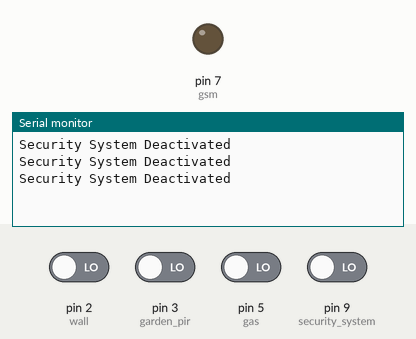
Simulated run of this sketch. Board: Arduino Uno, built with avr-gcc and run on an emulated ATmega328P. Shown: output pins drawn as LEDs (lit = HIGH), the last lines printed to the serial monitor. Inputs (shaded band) come from the test bench; at power-on: pin 2 (wall), pin 3 (garden_pir), pin 5 (gas), pin 9 (security_system) LOW.

Above: at 4.8 s.
4.9 s: pin 9 (security_system) driven HIGH
At 7.0 s:
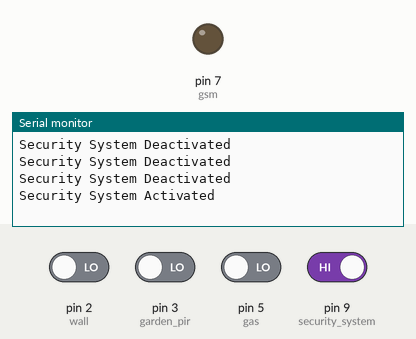
7.6 s: pin 2 (wall) driven HIGH
At 10.5 s:
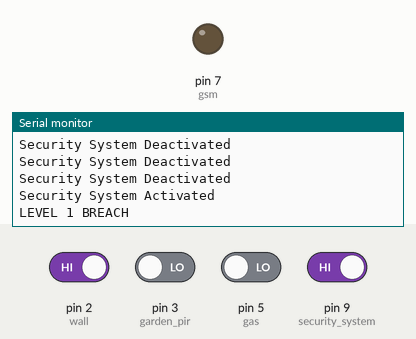

The sketch:

home_security_main_code.ino
```cpp
const int wall=2,garden_pir=3,door_window=4,fire=6,gas=5,greenled=8,security_system=9,gsm=7;
int red,green,a,b;
void setup()
{
  Serial.begin(9600);
  pinMode(wall, INPUT);
  pinMode(garden_pir, INPUT);
  pinMode(door_window, INPUT);
  pinMode(fire, INPUT);
  pinMode(gas, INPUT);
  pinMode(gsm, OUTPUT);
}
void loop()
{
  statuscheck();
  delay(1000);
}

void statuscheck()
{
  if(digitalRead(security_system)==1)
  {
    Serial.println("Security System Activated");
    delay(1000);
    system_activated();
  }
  else
  Serial.println("Security System Deactivated");
  delay(1000);
}

void system_activated()
{

  gasloop();

}

void level1()
{
  if(digitalRead(wall)== 1)
  {
   Serial.println("LEVEL 1 BREACH");
   delay(2000);
   while(1)
   level2();
  }
  else
  {
    delay(2000);
    system_activated();
  }
}

void level2()
{
  if(digitalRead(garden_pir)==1)
  {
    Serial.println("LEVEL 2 BREACH");
    while(1)
    level3();
  }
  else
  {
    Serial.println("WARNING ALEART");
    delay(2000);
    level2;
  }
}

void level3()
{
  if(digitalRead(door_window)==1)
  {
    Serial.println("LEVEL 3 BREACH");
    digitalWrite(gsm, LOW);
    delay(2000);
    while(1)
    statuscheck();
  }
  else if(digitalRead(door_window)==0)
  {
   Serial.println("RED ALERT !!! DANGER");
   digitalWrite(gsm, HIGH);
   delay(2000);
   level3();
  }
}


void gasloop()
{
  if(digitalRead(gas)==1)
  {
    Serial.println("GAS LEAKAGE");
    delay(1000);

    level1();
  }
  else
  {

    level1();
  }

  if(digitalRead(fire)==1)
  {
    Serial.println("FIRE/SMOKE DETECTED");
    delay(1000);

  }
  else
  {
    level1();
  }

}
```

Measured:
- after the input at 4.9 s, the serial monitor: prints a new line after 1.1 s (image 1)
- after the input at 7.6 s, the serial monitor: prints a new line after 1.4 s (image 2)
